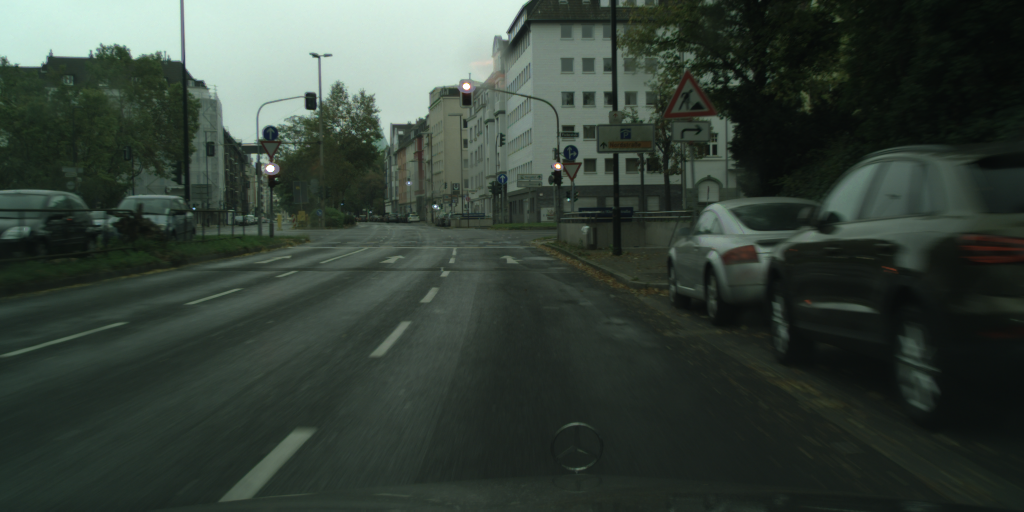
#> input picture SRC/Model/dusseldorf_000049_000024_leftImg8bit.png, 2048 x 1024 px (shown at 1/2 size)
$ python run_attention.py --image ../Model/dusseldorf_000049_000024_leftImg8bit.png --dir ../Model
#> lines starting #> are read from the running program, lines starting #| are printed output that depends on the picture; after the words box and inside, x2 and y2 are one past the last pixel; in counts of white or black regions, pixels touching at a corner belong together
try:
    print("Elementary imports: ")
    import os
    import json
    import glob
    import argparse

    print("numpy/scipy imports:")
    import numpy as np
    from scipy import signal as sg
    import scipy.ndimage as ndimage
    from scipy.ndimage.filters import maximum_filter

    print("PIL imports:")
    from PIL import Image

    print("matplotlib imports:")

    import matplotlib.pyplot as plt

except ImportError:
    print("Need to fix the installation")
    raise

print("All imports okay. Yay!")


def find_tfl_lights(c_image: np.ndarray, **kwargs):
    """
    Detect candidates for TFL lights. Use c_image, kwargs and you imagination to implement
    :param c_image: The image itself as np.uint8, shape of (H, W, 3)
    :param kwargs: Whatever config you want to pass in here
    :return: 4-tuple of x_red, y_red, x_green, y_green
    """

    red_x, red_y ,green_x, green_y = find_light_sources_candidates(c_image)
    marking_the_coordinates(c_image, red_x, red_y, 'red')
    marking_the_coordinates(c_image, green_x, green_y, 'green')

    return red_x, red_y ,green_x, green_y


def show_image_and_gt(image, objs, fig_num=None):
    plt.figure(fig_num).clf()
    plt.imshow(image)
    labels = set()

    if objs is not None:

        for o in objs:
            poly = np.array(o['polygon'])[list(np.arange(len(o['polygon']))) + [0]]
            plt.plot(poly[:, 0], poly[:, 1], 'r', label=o['label'])
            labels.add(o['label'])

        if len(labels) > 1:
            plt.legend()


def test_find_tfl_lights(image_path, json_path=None, fig_num=None):
    """
    Run the attention code
    """
    image = np.array(Image.open(image_path))

    if json_path is None:
        objects = None

    else:
        gt_data = json.load(open(json_path))
        what = ['traffic light']
        objects = [o for o in gt_data['objects'] if o['label'] in what]

    show_image_and_gt(image, objects, fig_num)

    red_x, red_y, green_x, green_y = find_tfl_lights(image, some_threshold=42)
    plt.plot(red_x, red_y, 'ro', color='r', markersize=4)
    plt.plot(green_x, green_y, 'ro', color='g', markersize=4)


def get_kernel():
    return np.array([[-1 / 324, -1 / 324, -1 / 324, -1 / 324, -1 / 324, -1 / 324, -1 / 324, -1 / 324, -1 / 324, -1 / 324, -1 / 324, -1 / 324, -1 / 324, -1 / 324, -1 / 324, -1/324, -1/324, -1/324],
                    [-1 / 324, -1 / 324, -1 / 324, -1 / 324, -1 / 324, -1 / 324, -1 / 324, -1 / 324, -1 / 324, -1 / 324, -1 / 324, -1 / 324, -1 / 324, -1 / 324, -1 / 324, -1/324, -1/324, -1/324],
                    [-1 / 324, -1 / 324, -1 / 324, -1 / 324, -1 / 324, -1 / 324, -1 / 324, -1 / 324, -1 / 324, -1 / 324, -1 / 324, -1 / 324, -1 / 324, -1 / 324, -1 / 324, -1/324, -1/324, -1/324],
                    [-1 / 324, -1 / 324, -1 / 324, -1 / 324, -1 / 324, -1 / 324, -1 / 324, -1 / 324, -1 / 324, -1 / 324, -1 / 324, -1 / 324, -1 / 324, -1 / 324, -1 / 324, -1/324, -1/324, -1/324],
                    [-1 / 324, -1 / 324, -1 / 324, -1 / 324, -1 / 324, -1 / 324, -1 / 324, -1 / 324, -1 / 324, -1 / 324, -1 / 324, -1 / 324, -1 / 324, -1 / 324, -1 / 324, -1/324, -1/324, -1/324],
                    [-1 / 324, -1 / 324, -1 / 324, -1 / 324, -1 / 324, -1 / 324, -1 / 324, -1 / 324, -1 / 324, -1 / 324, -1 / 324, -1 / 324, -1 / 324, -1 / 324, -1 / 324, -1/324, -1/324, -1/324],
                    [-1 / 324, -1 / 324, -1 / 324, -1 / 324, -1 / 324, -1 / 324, 8 / 324, 8 / 324, 8 / 324, 8 / 324, 8 / 324, 8 / 324, -1 / 324, -1 / 324, -1 / 324, -1/324, -1/324, -1/324],
                    [-1 / 324, -1 / 324, -1 / 324, -1 / 324, -1 / 324, -1 / 324, 8 / 324, 8 / 324, 8 / 324, 8 / 324, 8 / 324, 8 / 324, -1 / 324, -1 / 324, -1 / 324, -1/324, -1/324, -1/324],
                    [-1 / 324, -1 / 324, -1 / 324, -1 / 324, -1 / 324, -1 / 324, 8 / 324, 8 / 324, 8 / 324, 8 / 324, 8 / 324, 8 / 324, -1 / 324, -1 / 324, -1 / 324, -1/324, -1/324, -1/324],
                    [-1 / 324, -1 / 324, -1 / 324, -1 / 324, -1 / 324, -1 / 324, 8 / 324, 8 / 324, 8 / 324, 8 / 324, 8 / 324, 8 / 324, -1 / 324, -1 / 324, -1 / 324, -1/324, -1/324, -1/324],
                    [-1 / 324, -1 / 324, -1 / 324, -1 / 324, -1 / 324, -1 / 324, 8 / 324, 8 / 324, 8 / 324, 8 / 324, 8 / 324, 8 / 324, -1 / 324, -1 / 324, -1 / 324, -1/324, -1/324, -1/324],
                    [-1 / 324, -1 / 324, -1 / 324, -1 / 324, -1 / 324, -1 / 324, 8 / 324, 8 / 324, 8 / 324, 8 / 324, 8 / 324, 8 / 324, -1 / 324, -1 / 324, -1 / 324, -1/324, -1/324, -1/324],
                    [-1 / 324, -1 / 324, -1 / 324, -1 / 324, -1 / 324, -1 / 324, -1 / 324, -1 / 324, -1 / 324, -1 / 324, -1 / 324, -1 / 324, -1 / 324, -1 / 324, -1 / 324, -1/324, -1/324, -1/324],
                    [-1 / 324, -1 / 324, -1 / 324, -1 / 324, -1 / 324, -1 / 324, -1 / 324, -1 / 324, -1 / 324, -1 / 324, -1 / 324, -1 / 324, -1 / 324, -1 / 324, -1 / 324, -1/324, -1/324, -1/324],
                    [-1 / 324, -1 / 324, -1 / 324, -1 / 324, -1 / 324, -1 / 324, -1 / 324, -1 / 324, -1 / 324, -1 / 324, -1 / 324, -1 / 324, -1 / 324, -1 / 324, -1 / 324, -1/324, -1/324, -1/324],
                    [-1 / 324, -1 / 324, -1 / 324, -1 / 324, -1 / 324, -1 / 324, -1 / 324, -1 / 324, -1 / 324, -1 / 324, -1 / 324, -1 / 324, -1 / 324, -1 / 324, -1 / 324, -1/324, -1/324, -1/324],
                    [-1 / 324, -1 / 324, -1 / 324, -1 / 324, -1 / 324, -1 / 324, -1 / 324, -1 / 324, -1 / 324, -1 / 324, -1 / 324, -1 / 324, -1 / 324, -1 / 324, -1 / 324, -1/324, -1/324, -1/324],
                    [-1 / 324, -1 / 324, -1 / 324, -1 / 324, -1 / 324, -1 / 324, -1 / 324, -1 / 324, -1 / 324, -1 / 324, -1 / 324, -1 / 324, -1 / 324, -1 / 324, -1 / 324, -1/324, -1/324, -1/324]])  # Gx + j*Gy


def get_maximum_points(image):
    dX, dY = 18, 18
    M, N = image.shape
    list_x = ()
    list_y = ()

    for x in range(0, M - dX + 1, dX):
        for y in range(0, N - dY + 1, dY):
            window = image[x:x + dX, y:y + dY]
            local_max = np.amax(window)
            max_coord = np.argmax(window)

            if local_max > 65:
                coord_x = x + max_coord // dX
                coord_y = y + max_coord % dX
                list_x += (coord_x,)
                list_y += (coord_y,)

    return list_x, list_y


def get_lights_coordinates(convert_image):
    kernel = get_kernel()
    grad = sg.convolve2d(convert_image, kernel, boundary='symm', mode='same')
    axis_x, axis_y = get_maximum_points(grad)
    plt.show()

    return axis_x, axis_y


def marking_the_coordinates(image, axis_x, axis_y, name_color):
    image = np.array(image)

    if name_color == 'red':
        color = [255,0,0]

    elif name_color == 'green':
        color = [0,255,0]

    else:
        color = [255,255,255]

    for i in range(len(axis_x)):
        image[axis_x[i]: axis_x[i] + 8 , axis_y[i] : axis_y[i] + 8] = [[color,color,color,color,color,color,color,color]
                                                                        ,[color,color,color,color,color,color,color,color]
                                                                        ,[color,color,color,color,color,color,color,color]
                                                                        ,[color,color,color,color,color,color,color,color]
                                                                        ,[color,color,color,color,color,color,color,color]
                                                                        ,[color,color,color,color,color,color,color,color]
                                                                        ,[color,color,color,color,color,color,color,color]
                                                                        ,[color,color,color,color,color,color,color,color]]

    Image.fromarray(image).show()


def find_light_sources_candidates(image):
    red_image = np.array(image)[:,:,0]
    red_x, red_y = get_lights_coordinates(red_image)
    green_image = np.array(image)[:,:,1]
    green_x, green_y = get_lights_coordinates(green_image)

    return red_x, red_y, green_x, green_y


def main(argv=None):
    """It's nice to have a standalone tester for the algorithm.
    Consider looping over some images from here, so you can manually exmine the results
    Keep this functionality even after you have all system running, because you sometime want to debug/improve a module
    :param argv: In case you want to programmatically run this"""


    parser = argparse.ArgumentParser("Test TFL attention mechanism")
    parser.add_argument('-i', '--image', type=str, help='Path to an image')
    parser.add_argument("-j", "--json", type=str, help="Path to json GT for comparison")
    parser.add_argument('-d', '--dir', type=str, help='Directory to scan images in')
    args = parser.parse_args(argv)
    default_base = 'data'

    if args.dir is None:
        args.dir = default_base

    flist = glob.glob(os.path.join(args.dir, '*_leftImg8bit.png'))

    for image in flist:
        json_fn = image.replace('_leftImg8bit.png', '_gtFine_polygons.json')

        if not os.path.exists(json_fn):
            json_fn = None

        test_find_tfl_lights(image, json_fn)
#> in test_find_tfl_lights, image is the input picture: shape (1024, 2048, 3); mean R, G, B 53.7, 64.6, 56.4
#> in find_light_sources_candidates, `red_image = np.array(image)[:,:,0]`:
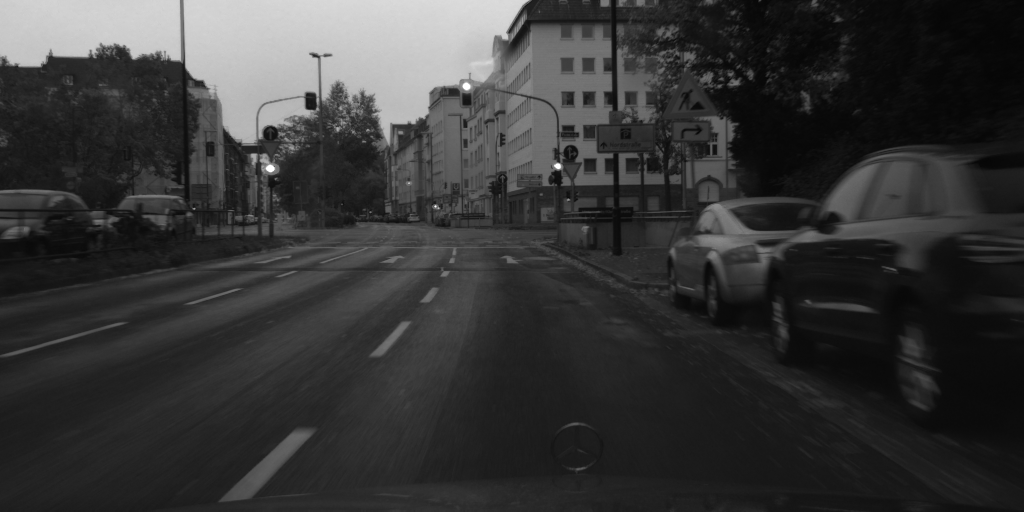
#> red_image: shape (1024, 2048) (shown at 1/2 size); min 0, max 255, mean 53.7
#> in get_lights_coordinates, `grad = sg.convolve2d(convert_image, kernel, boundary='symm', mode='sam..`:
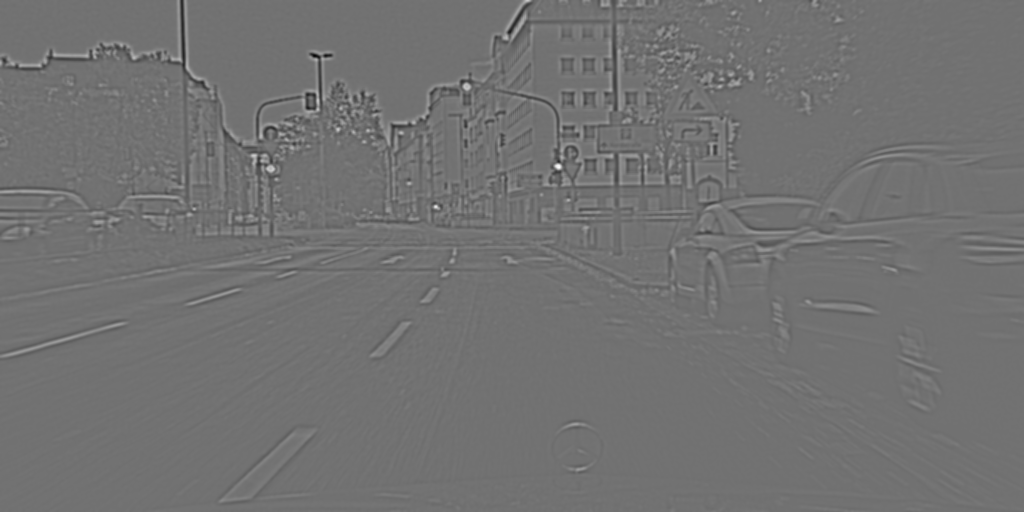
#> grad: shape (1024, 2048) float64 (shown at 1/2 size); min -83.17, max 102.9, mean 0; drawn with min black and max white
#> after the loop in get_maximum_points, `for x in range(0, M - dX + 1, dX):`: list_x = (0, 201, 310, 337, 334, 334, 412, 414); list_y = (1054, 635, 506, 546, 1115, 1118, 872, 872)
#> in get_lights_coordinates, `axis_x, axis_y = get_maximum_points(grad)`: axis_x = (0, 201, 310, 337, 334, 334, 412, 414); axis_y = (1054, 635, 506, 546, 1115, 1118, 872, 872)
#> in find_light_sources_candidates, `red_x, red_y = get_lights_coordinates(red_image)`: red_x = (0, 201, 310, 337, 334, 334, 412, 414); red_y = (1054, 635, 506, 546, 1115, 1118, 872, 872)
#> in find_light_sources_candidates, `green_image = np.array(image)[:,:,1]`:
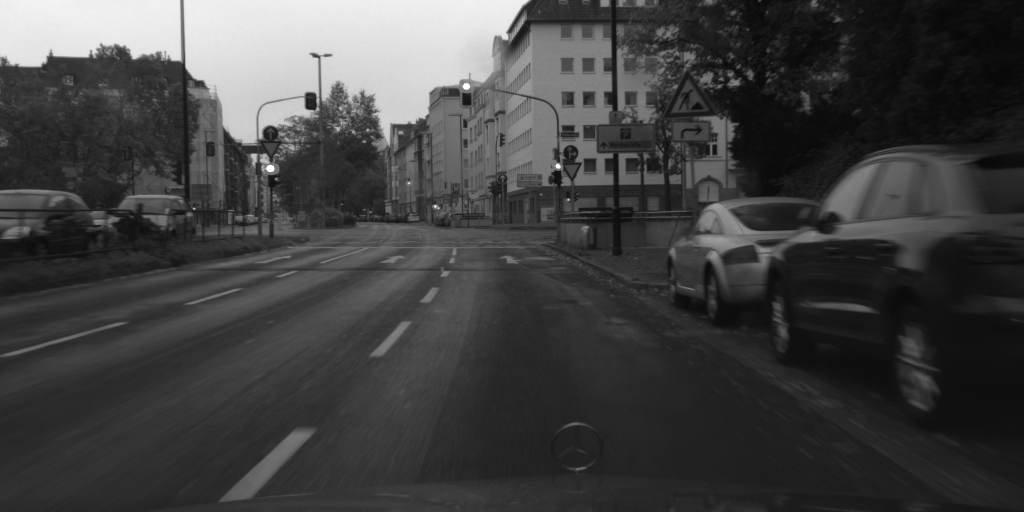
#> green_image: shape (1024, 2048) (shown at 1/2 size); min 8, max 255, mean 64.6
#> in find_light_sources_candidates, `green_x, green_y = get_lights_coordinates(green_image)`: green_x = (0, 173, 175, 201, 218, 258, 311, 337, 337, 333, 333, 413, 400, 414); green_y = (1054, 929, 936, 636, 636, 676, 509, 536, 546, 1115, 1117, 871, 1136, 871)
#> in find_tfl_lights, `red_x, red_y ,green_x, green_y = find_light_sources_candidates(c_image)`: red_x = (0, 201, 310, 337, 334, 334, 412, 414); red_y = (1054, 635, 506, 546, 1115, 1118, 872, 872)
#> the loop in marking_the_coordinates, `for i in range(len(axis_x)):` made 8 passes
#> after the loop in marking_the_coordinates, `for i in range(len(axis_x)):`: image: shape (1024, 2048, 3); 0.02% of pixels changed, all inside (x1, y1, x2, y2) = (506, 0, 1126, 422)
#> the loop in marking_the_coordinates (call 2), `for i in range(len(axis_x)):` made 14 passes
#> after the loop in marking_the_coordinates (call 2), `for i in range(len(axis_x)):`: image: shape (1024, 2048, 3); 0.04% of pixels changed, all inside (x1, y1, x2, y2) = (509, 0, 1144, 422)
#> in test_find_tfl_lights, `red_x, red_y, green_x, green_y = find_tfl_lights(image, some_threshold..`: red_x = (0, 201, 310, 337, 334, 334, 412, 414); red_y = (1054, 635, 506, 546, 1115, 1118, 872, 872)
#> pass 2 of the loop in main, `for image in flist:`:
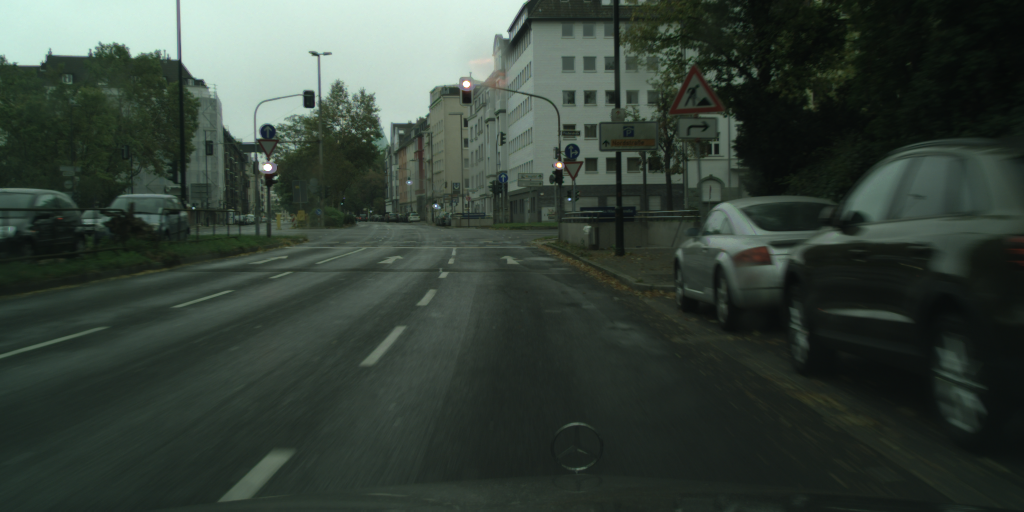
#> input picture SRC/Model/dusseldorf_000049_000025_leftImg8bit.png, 2048 x 1024 px (shown at 1/2 size)
#> in test_find_tfl_lights, image is the input picture: shape (1024, 2048, 3); mean R, G, B 54, 65, 56.8
#> axis_x = (197, 199, 257, 308, 338, 336, 330, 332, 356, 413); axis_y = (633, 633, 676, 505, 539, 541, 1115, 1120, 551, 871)
#> in get_lights_coordinates (call 3), `plt.show()`:
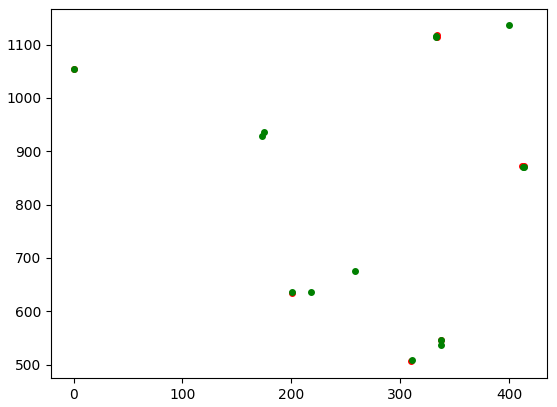
#> figure drawn by matplotlib, 1 panel
#> the loop in marking_the_coordinates (call 4), `for i in range(len(axis_x)):` made 20 passes
#> after the loop in marking_the_coordinates (call 4), `for i in range(len(axis_x)):`:
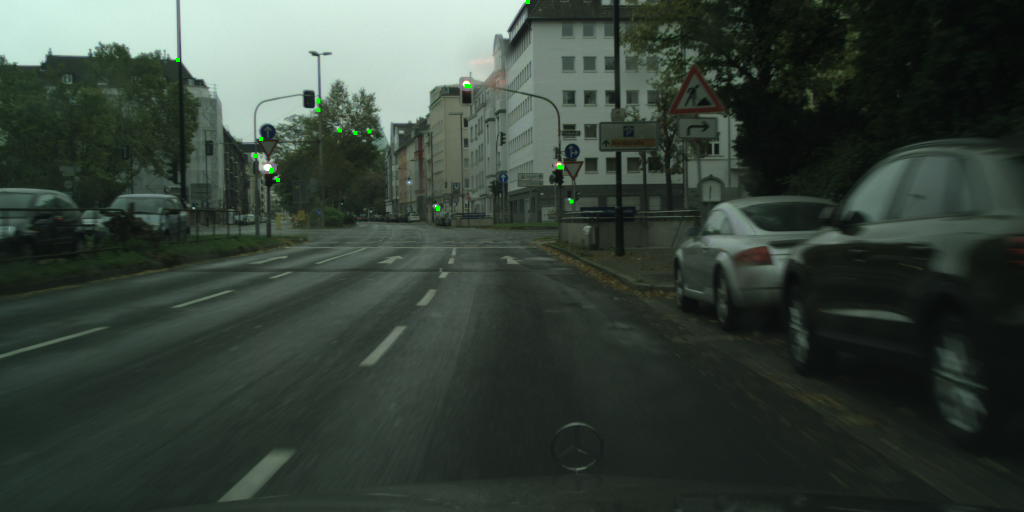
#> image: shape (1024, 2048, 3) (shown at 1/2 size); 0.05% of pixels changed, all inside (x1, y1, x2, y2) = (352, 0, 1147, 422)
#> in test_find_tfl_lights (call 2), `red_x, red_y, green_x, green_y = find_tfl_lights(image, some_threshold..`: red_x = (197, 199, 257, 308, 338, 336, 330, 332, 356, 413); red_y has the same summary as axis_y in get_lights_coordinates; green_x = (0, 116, 168, 169, 197, 199, 216, 257, 262, 259, 274, 308, 339, 335, 330, 331, 356, 412, 399, 414); green_y = (1052, 352, 929, 936, 633, 633, 633, 676, 707, 735, 518, 506, 538, 540, 1115, 1120, 552, 872, 1139, 872)

    if len(flist):
        print("You should now see some images, with the ground truth marked on them. Close all to quit.")

    else:
        print("Bad configuration?? Didn't find any picture to show")

    plt.show(block=True)
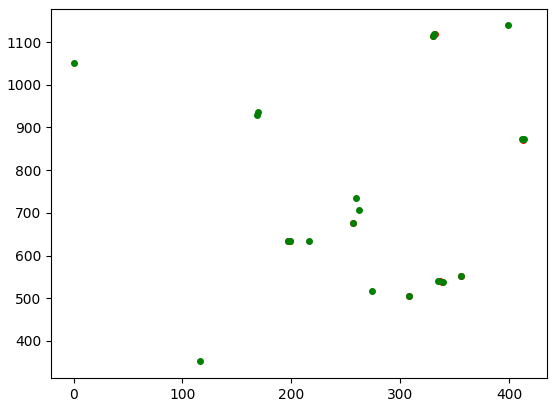
#> figure drawn by matplotlib, 1 panel


if __name__ == '__main__':
    main()
